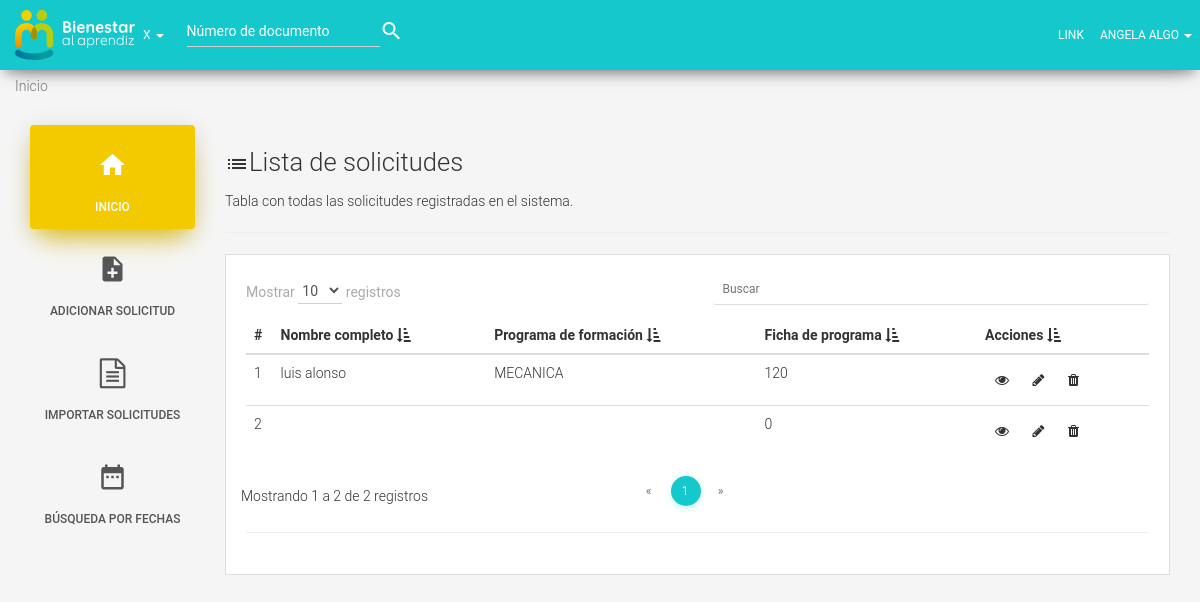
/administrador/index.php (signed in), run on the app's committed database.
### tables this page shows
CREATE TABLE `aprendices` (
  `id_aprendiz` int(11) NOT NULL,
  `nombre_completo` varchar(64) NOT NULL,
  `tipo_documento` varchar(16) NOT NULL,
  `numero_documento` bigint(20) NOT NULL,
  `direccion` varchar(32) NOT NULL,
  `barrio` varchar(32) NOT NULL,
  `estrato` tinyint(4) NOT NULL,
  `telefono` int(11) DEFAULT NULL,
  `email` varchar(64) NOT NULL,
  `programa_formacion` varchar(64) NOT NULL,
  `numero_ficha` bigint(20) NOT NULL,
  `jornada` varchar(16) NOT NULL,
  `pregunta1` text NOT NULL,
  `pregunta2` text NOT NULL,
  `pregunta3` text NOT NULL,
  `otro_apoyo` varchar(32) NOT NULL,
  `compromiso_informar` text NOT NULL,
  `compromiso_normas` text NOT NULL,
  `justificacion_suplemento` varchar(128) NOT NULL,
  `cod_aprendiz` varchar(32) DEFAULT NULL,
  `estado` tinyint(1) NOT NULL
);

### config/database.php (called while the page is built, shortened)
<?php
function index($con) {
	try {
		$stm = $con->prepare("SELECT * FROM aprendices");
		if ($stm->execute()) {
			return $stm->fetchAll();
		} else {
			print_r($stm->errorInfo());
		}
	} catch (Exception $e) {
		echo $e->getMessage();
	}
}

### administrador/index.php (the view, shortened to what this page needs)
<?php
	require '../config/database.php';
	include '../templates/header.inc';
	include '../templates/navbar.inc';
?>
<ol class="breadcrumb">
	<li class="active">Inicio</li>
</ol>
<main>
	<div class="container">
		<div class="row">
			<?php include '../templates/asidenav.inc'; ?>
			<div class="col-md-10">
				<h3><i class="material-icons">list</i>Lista de solicitudes</h3>
				<p>Tabla con todas las solicitudes registradas en el sistema. </p>
				<hr>
				<div class="table-container">
					<table class="table" id="example">
						<thead>
							<tr>
								<th>#</th>
								<th>Nombre completo <i class="fa fa-sort-amount-asc"></i></th>
								<th>Programa de formación <i class="fa fa-sort-amount-asc"></i></th>
								<th>Ficha de programa <i class="fa fa-sort-amount-asc"></i></th>
								<th>Acciones <i class="fa fa-sort-amount-asc"></i></th>
							</tr>
						</thead>
						<tbody>
							<span class="hidden"><?php $data = index($con); ?></span>
							<?php $count = 0; ?>
							<?php foreach ($data as $key => $solicitud): ?>
								<tr>
									<td><?= ++$count ?></td>
									<td><?= $solicitud['nombre_completo'] ?></td>
									<td class="text-uppercase"><?= $solicitud['programa_formacion'] ?></td>
									<td><?= $solicitud['numero_ficha'] ?></td>
									<td>
										<a href="ver_solicitud.php?id_aprendiz=<?= $solicitud['id_aprendiz'] ?>"><i class="fa fa-eye actions"></i></a>
										<a href="modificar_solicitud.php?id_aprendiz=<?= $solicitud['id_aprendiz'] ?>"><i class="fa fa-pencil actions"></i></a>
										<a href='javascript:;' class="eliminar-usuario" data-id="<?= $solicitud['id_aprendiz'] ?>"><i class="fa fa-trash actions"></i></a>
									</td>
								</tr>
							<?php endforeach ?>
						</tbody>
					</table>
					<hr>
				</div>
			</div>
		</div>
	</div>
</main>
<?php include '../templates/footer.inc'; ?>

### public/css/custom.css (style rules this page uses)
body { background-color: #F5F5F5; }
a[href] { color: inherit; text-decoration: none; }
ol, ul { padding: 0; }
li { list-style: none; }
.breadcrumb { padding-top: 7.5rem; }
.material-icons { vertical-align: middle; }
.table-container { background-color: #fff; border: 1px solid #ddd; padding: 2rem; }
.actions { padding: 1rem; }

### data on the page
aprendices: nombre_completo "luis alonso", programa_formacion "MECANICA", numero_ficha "120"
aprendices: numero_ficha "0"

### other printed values
$_SESSION['unombres'].' '.$_SESSION['uapellidos'] "ANGELA ALGO"
